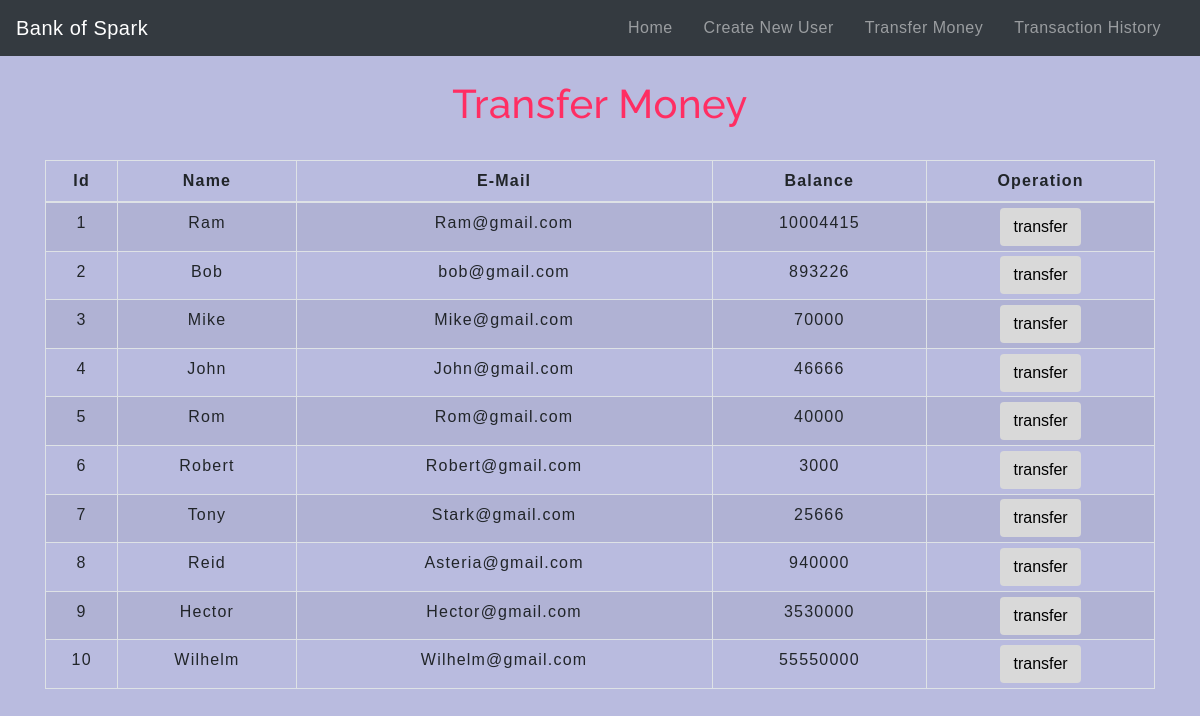
The app's page /transfermoney.php with its own data.
### tables this page shows
CREATE TABLE `users` (
  `id` int(3) NOT NULL,
  `name` text NOT NULL,
  `email` varchar(30) NOT NULL,
  `balance` int(8) NOT NULL
);

### transfermoney.php (the view, shortened to what this page needs)
<!DOCTYPE html>
<html lang="en">
<head>
    <link rel="stylesheet" href="https://maxcdn.bootstrapcdn.com/bootstrap/4.0.0/css/bootstrap.min.css">
    <link rel="stylesheet" type="text/css" href="css/table.css">
    <link rel="stylesheet" type="text/css" href="css/navbar.css">
    <link rel="stylesheet" type="text/css" href="css/body.css">
</head>
<body>
<?php
    include 'config.php';
    $sql = "SELECT * FROM users";
    $result = mysqli_query($conn,$sql);
?>
<?php
  include 'navbar.php';
?>
<div class="container">
        <h2 class="text-center pt-4">Transfer Money</h2>
        <br>
            <div class="row">
                <div class="col">
                    <div class="table-responsive-sm">
                    <table class="table table-hover table-sm table-striped table-condensed table-bordered">
                        <thead>
                            <tr>
                            <th scope="col" class="text-center py-2">Id</th>
                            <th scope="col" class="text-center py-2">Name</th>
                            <th scope="col" class="text-center py-2">E-Mail</th>
                            <th scope="col" class="text-center py-2">Balance</th>
                            <th scope="col" class="text-center py-2">Operation</th>
                            </tr>
                        </thead>
                        <tbody>
                <?php
                    while($rows=mysqli_fetch_assoc($result)){
                ?>
                    <tr>
                        <td class="py-2"><?php echo $rows['id'] ?></td>
                        <td class="py-2"><?php echo $rows['name']?></td>
                        <td class="py-2"><?php echo $rows['email']?></td>
                        <td class="py-2"><?php echo $rows['balance']?></td>
                        <td><a href="selecteduserdetail.php?id= <?php echo $rows['id'] ;?>"> <button type="button" class="btn">transfer</button></a></td>
                    </tr>
                <?php
                    }
                ?>
                        </tbody>
                    </table>
                    </div>
                </div>
            </div>
         </div>
</body>
</html>

### navbar.php (shortened to what this page needs)
<nav class="navbar navbar-expand-md navbar-dark bg-dark">
<a class="navbar-brand" href="index.php">Bank of Spark</a>
<div class="collapse navbar-collapse" id="collapsibleNavbar">
      <ul class="navbar-nav ml-auto">
        <li class="nav-item">
          <a class="nav-link" href="index.php">Home</a>
        </li>
        <li class="nav-item">
          <a class="nav-link" href="createuser.php">Create New User</a>
        </li>
        <li class="nav-item">
          <a class="nav-link" href="transfermoney.php">Transfer Money</a>
        </li>
        <li class="nav-item">
          <a class="nav-link" href="transactionhistory.php">Transaction History</a>
        </li>
    </div>
 </nav>

### css/table.css (style rules this page uses)
* { padding: 0; margin: 0; box-sizing: border-box; font-family: sans-serif; }
h2 { font-size: 40px; }
table { letter-spacing: 1.2px; }
td { text-align: center; }
button { border:none; background: #d9d9d9; transition: 1s; }

### css/navbar.css (style rules this page uses)
.nav-link { margin-right: 15px; color:#AA96DA; letter-spacing: 0.5px; transition: 0.5s; }
.navbar-brand { color: #08D9D6; letter-spacing: 0.5px; }
h2 { color: #FF2E63; letter-spacing: 0.5px; font-family: raleway; }

### css/body.css (style rules this page uses)
body { background-color: #B9BBDF; }

### transfermoney.php (style rules this page uses)
button { transition: 1.5s; }

### records on screen
users: id "1", name "Ram", email "Ram@gmail.com", balance "10004415"
users: id "2", name "Bob", email "bob@gmail.com", balance "893226"
users: id "3", name "Mike", email "Mike@gmail.com", balance "70000"
users: id "4", name "John", email "John@gmail.com", balance "46666"
users: id "5", name "Rom", email "Rom@gmail.com", balance "40000"
users: id "6", name "Robert", email "Robert@gmail.com", balance "3000"
users: id "7", name "Tony", email "Stark@gmail.com", balance "25666"
users: id "8", name "Reid", email "Asteria@gmail.com", balance "940000"
users: id "9", name "Hector", email "Hector@gmail.com", balance "3530000"
users: id "10", name "Wilhelm", email "Wilhelm@gmail.com", balance "55550000"
